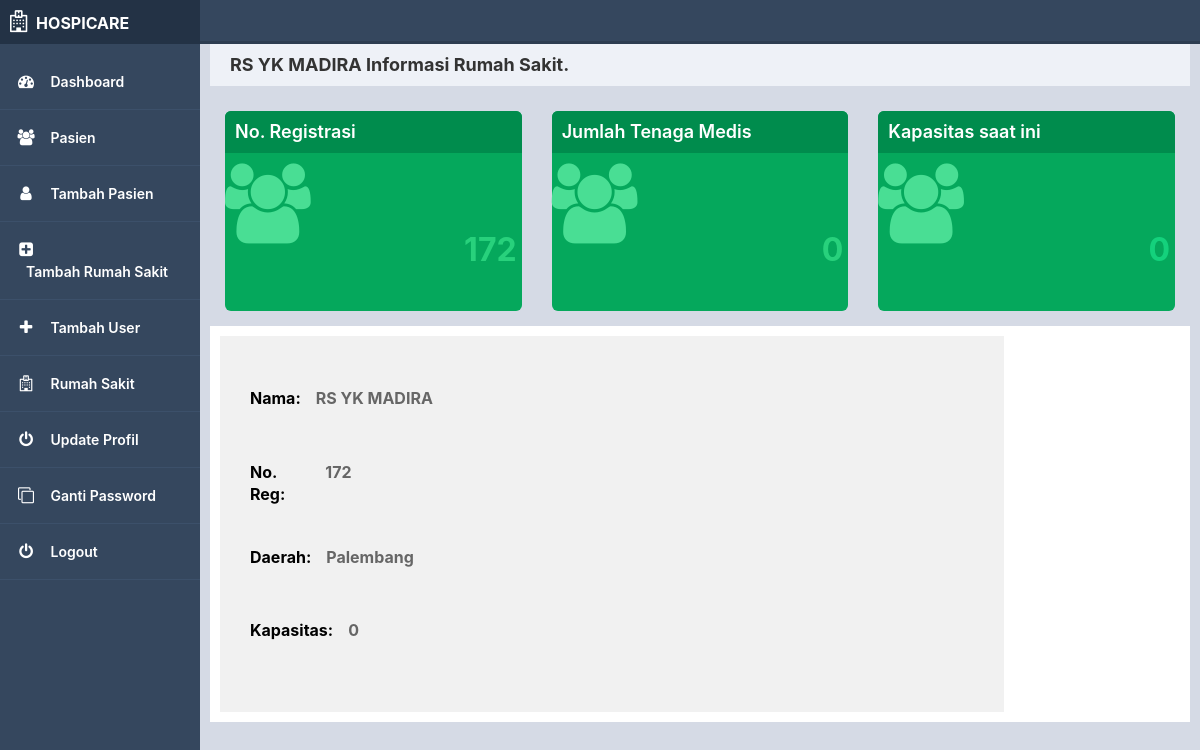
Page /single-hospital.php?hospital_id=17 (signed in) on the committed database.
### tables this page shows
CREATE TABLE `hospitals` (
  `id` bigint(20) UNSIGNED NOT NULL,
  `hospital_name` varchar(255) NOT NULL,
  `reg_number` int(11) NOT NULL,
  `daerah` varchar(255) NOT NULL,
  `created_at` varchar(50) DEFAULT NULL
);

### single-hospital.php (the view, shortened to what this page needs)
<?php
include('includes/dbconnection.php');
if (strlen($_SESSION['sessionid']==0))
{
    header('location:logout.php');
}
else
{
    $hospital_id = $_GET['hospital_id'];
    $query = "SELECT * FROM hospitals WHERE id ='$hospital_id'";
    $result = mysqli_query($con,$query);
    while($row = mysqli_fetch_assoc($result)){
        $name = $row['hospital_name'];
        $regNo = $row['reg_number'];
        $daerah = $row['daerah'];
    }
    $patientsquery = "SELECT COUNT(*) FROM patients WHERE hospital_id = $hospital_id";
	$patientsresult = mysqli_query($con,$patientsquery);
    $patientsCount = mysqli_fetch_array($patientsresult)[0];
    $usersquery = "SELECT COUNT(*) FROM tbluser WHERE hospital_id = $hospital_id";
	$usersresult = mysqli_query($con,$usersquery);
	$usersCount = mysqli_fetch_array($usersresult)[0];
    ?>
        <?php include 'includes/header.php';?>
        <div class="main-content">
            <div class="title">
                <?php echo  $name ?> Informasi Rumah Sakit.
            </div>
            <div class="main">
            <div class="widget" style="background-color:    #05A85C">
					<div class="title" style="background-color: #008C4D; color: #fff">No. Registrasi</div>
					<i class="fa fa-users fa-5x" style="color: #49DE94"></i>
					<h1 style="margin-left:50%;   bottom: 50px; right: 5px; color:#28D17C;"><?php echo $regNo; ?></h1>
				</div> <div class="widget" style="background-color:    #05A85C">
					<div class="title" style="background-color: #008C4D; color: #fff">Jumlah Tenaga Medis</div>
					<i class="fa fa-users fa-5x" style="color: #49DE94"></i>
					<h1 style="margin-left:50%;   bottom: 50px; right: 5px; color:#28D17C;"><?php echo $usersCount; ?></h1>
				</div><div class="widget" style="background-color:    #05A85C">
					<div class="title" style="background-color: #008C4D; color: #fff">Kapasitas saat ini</div>
					<i class="fa fa-users fa-5x" style="color: #49DE94"></i>
					<h1 style="margin-left:50%;   bottom: 50px; right: 5px; color:#14D17C;"><?php echo $patientsCount; ?></h1>
				</div>
            <div class="profile">
                    <div class="patient-info">
                        <div class="info-one">
                            <h4>Nama: <p><?php echo $name;?></p></h4>
                            <h4>No. Reg: <p><?php echo $regNo;?></p></h4>
                            <h4>Daerah: <p ><?php echo $daerah;?></p></h4>
                            <h4>Kapasitas: <p><?php echo $patientsCount;?></p></h4>
                        </div>
                    </div>
                </div>
            </div>
        </div>
    <?php include_once('includes/footer.php');?>
   <?php
}
?>

### css/main.css (style rules this page uses)
* { box-sizing: border-box; }
body { margin: 0; padding: 0; font-family: 'Source Sans Pro', sans-serif; background-color: #d5dae5; -webkit-font-smoothing: antialiased; -moz-osx-font-smoothing: grayscale; }
.main-content { padding: 40px; margin-top: 0; padding: 10px; padding-top: 44px; height: 100%; overflow: scroll; }
.main-content .title { background-color: #eef1f7; padding: 10px 20px; font-weight: 700; color: #333; font-size: 18px; }
@media screen and (min-width: 600px) { .main-content { margin-left: 70px; } }
@media screen and (min-width: 800px) { .main-content { margin-left: 200px; } }
.main { display: flex; flex-flow: row wrap; overflow: hidden; }
.widget { flex-basis: 250px; flex-grow: 10; height: 200px; margin: 15px; border-radius: 6px; background-color: #ffffff; position: relative; }
.widget .title { background-color: #eef1f7; padding: 10px; border-top-left-radius: 6px; border-top-right-radius: 6px; color: #617085; font-weight: 600; }
.profile { background-color: #fff; height: 40%; width: 100%; display: flex; }
.profile .patient-info { background-color: rgb(241, 241, 241); height: 100%; width: 80%; margin: 10px; display: flex; }
.profile .patient-info .info-one { background-color: rgb(241, 241, 241); height: 100%; width: 100%; padding: 20px; color: #000!important; }
.profile .patient-info .info-one h4, .info-two h4 { padding: 10px; display: flex; }
.profile .patient-info .info-one h4 p, .info-two h4 p { margin-left: 10px; padding-left: 5px; }

### css/forms.css (style rules this page uses)
p { font-weight: bold; }
div, form, input, select, p { padding: 0; margin: 0; margin-bottom: 10px; width: -webkit-fill-available; outline: none; font-family: -apple-system, BlinkMacSystemFont, "segoe ui", roboto, oxygen, ubuntu, cantarell, "fira sans", "droid sans", "helvetica neue", Arial, sans-serif; color: #666; line-height: 22px; }
h1 { position: absolute; margin: 0; font-size: 32px; color: #fff; z-index: 2; }

### rows in the picture
hospitals: hospital_name "RS YK MADIRA", reg_number "172", daerah "Palembang"

### other values in the picture
$usersCount "0"
$patientsCount "0"
